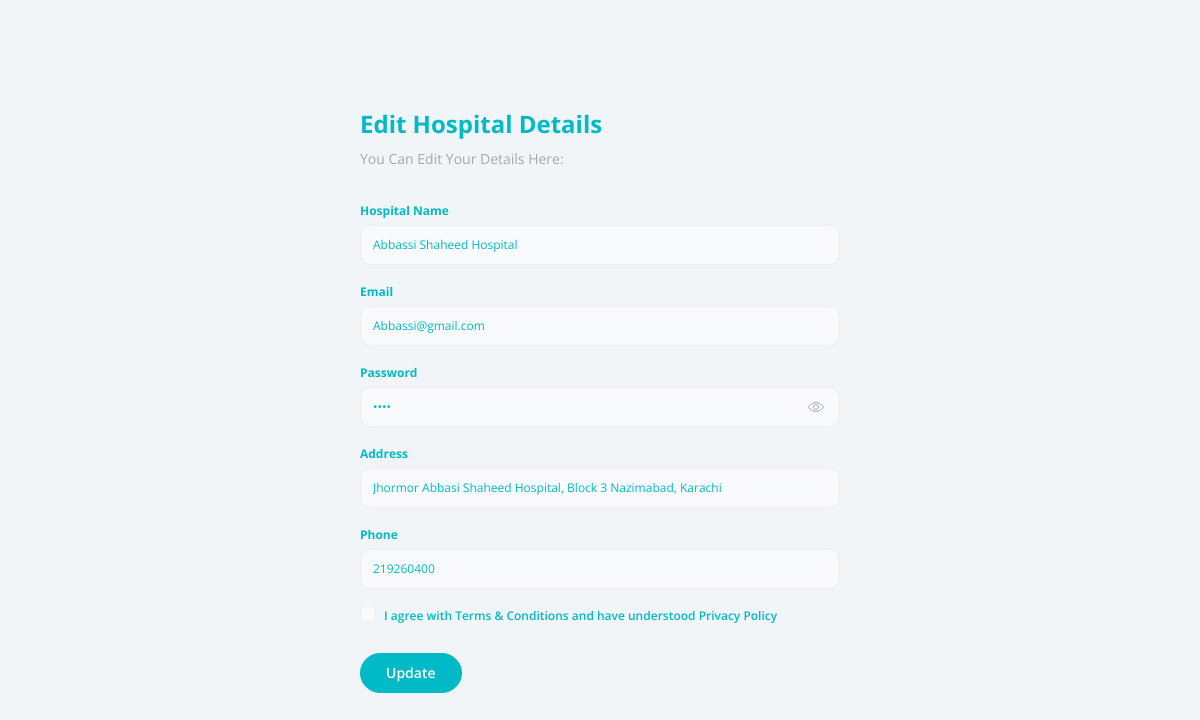
The page /admin/edit_hospital.php?hid=2 (signed in) on the database its author committed.
### tables this page shows
CREATE TABLE `hospital` (
  `H_id` int(11) NOT NULL,
  `H_Name` varchar(50) NOT NULL,
  `H_Email` varchar(50) NOT NULL,
  `H_Password` varchar(255) NOT NULL,
  `H_Address` varchar(255) NOT NULL,
  `H_Tel` bigint(12) NOT NULL,
  `H_Role` int(1) NOT NULL DEFAULT 3
);

### admin/edit_hospital.php (the view, shortened to what this page needs)
<?php
include_once 'header.php';
?>
<head>
</head>
<body class="bg-light-green">
    <main class="container">
        <div class="row align-items-center justify-content-center vh-100">
            <div class="col-md-7 col-lg-6 px-lg-4 px-xl-8 d-flex flex-column vh-95 py-6">
                <div>
                    <h1 class="mb-2">
                        Edit Hospital Details
                    </h1>
                    <p class="text-secondary">
                        You Can Edit Your Details Here:
                    </p>
                    <?php
                    $hos_id = $_GET['hid'];
                    $sql = "SELECT * FROM `hospital`
                    WHERE H_id = {$hos_id}";
                    $fetch = mysqli_query($conn, $sql) or die("Query Failed");
                    if (mysqli_num_rows($fetch)) {
                        while ($row = mysqli_fetch_assoc($fetch)) {
                    ?>
                            <form action="<?php $_SERVER['PHP_SELF']; ?>" method="POST">
                                <div class="row">
                                    <div class="col-lg-12">
                                        <div class="mb-4">
                                            <label class="form-label">
                                                Hospital Name
                                            </label>
                                            <input type="text" name="fullname" class="form-control" value="<?php echo $row['H_Name'] ?>" placeholder="Hospital Name" required>
                                        </div>
                                    </div>
                                </div>
                                <div class="row">
                                    <div class="col-lg-12">
                                        <div class="mb-4">
                                            <label class="form-label">
                                                Email
                                            </label>
                                            <input type="email" name="email" class="form-control" value="<?php echo $row['H_Email'] ?>" placeholder="Hospital Email Address" required>
                                        </div>
                                    </div>
                                    <div class="col-lg-12">
                                        <div class="mb-4">
                                            <label class="form-label">
                                                Password
                                            </label>
                                            <div class="input-group input-group-merge">
                                                <input type="password" name="password" class="form-control" value="<?php echo base64_decode($row['H_Password']) ?>" autocomplete="off" data-toggle-password-input placeholder="Hospital password" required>
                                                <button type="button" class="input-group-text px-4 text-secondary link-primary" data-toggle-password></button>
                                            </div>
                                        </div>
                                    </div>
                                </div>
                                <div class="row">
                                    <div class="col-lg-12">
                                        <div class="mb-4">
                                            <label class="form-label">
                                                Address
                                            </label>
                                            <input type="text" name="address" class="form-control" value="<?php echo $row['H_Address'] ?>" placeholder="Hospital Address" required>
                                        </div>
                                    </div>
                                    <div class="col-lg-12">
                                        <div class="mb-4">
                                            <label class="form-label">
                                                Phone
                                            </label>
                                            <input type="number" name="phone" class="form-control" value="<?php echo $row['H_Tel'] ?>" placeholder="Hospital Phone Number" required>
                                        </div>
                                    </div>
                                </div>
                                <div class="col-12">
                                    <div class="form-check">
                                        <input type="checkbox" class="form-check-input" id="agree">
                                        <label class="form-check-label" for="agree">
                                            I agree with <a href="">Terms & Conditions</a> and have understood <a href="">Privacy Policy</a>
                                        </label>
                                    </div>
                                    <button type="submit" name="update" class="btn btn-primary mt-3">
                                        Update
                                    </button>
                            </form>
                    <?php
                        }
                    }
                    ?>
                </div>
            </div>
        </div>
    </main>
</body>

### rows shown on the page
hospital: fullname "Abbassi Shaheed Hospital", email "Abbassi@gmail.com", address "Jhormor Abbasi Shaheed Hospital, Block 3 Nazimabad, Karachi", phone "219260400"
